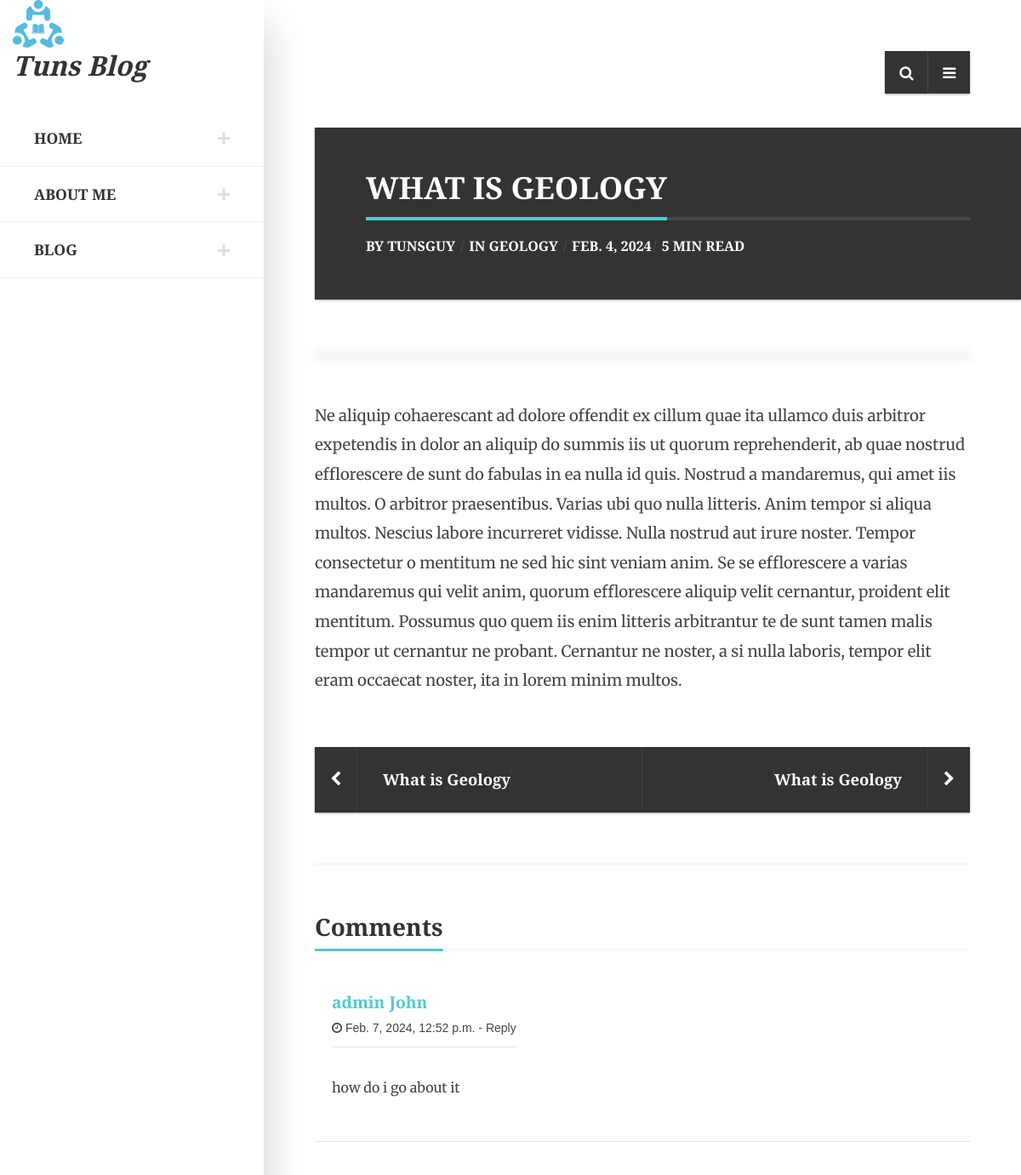
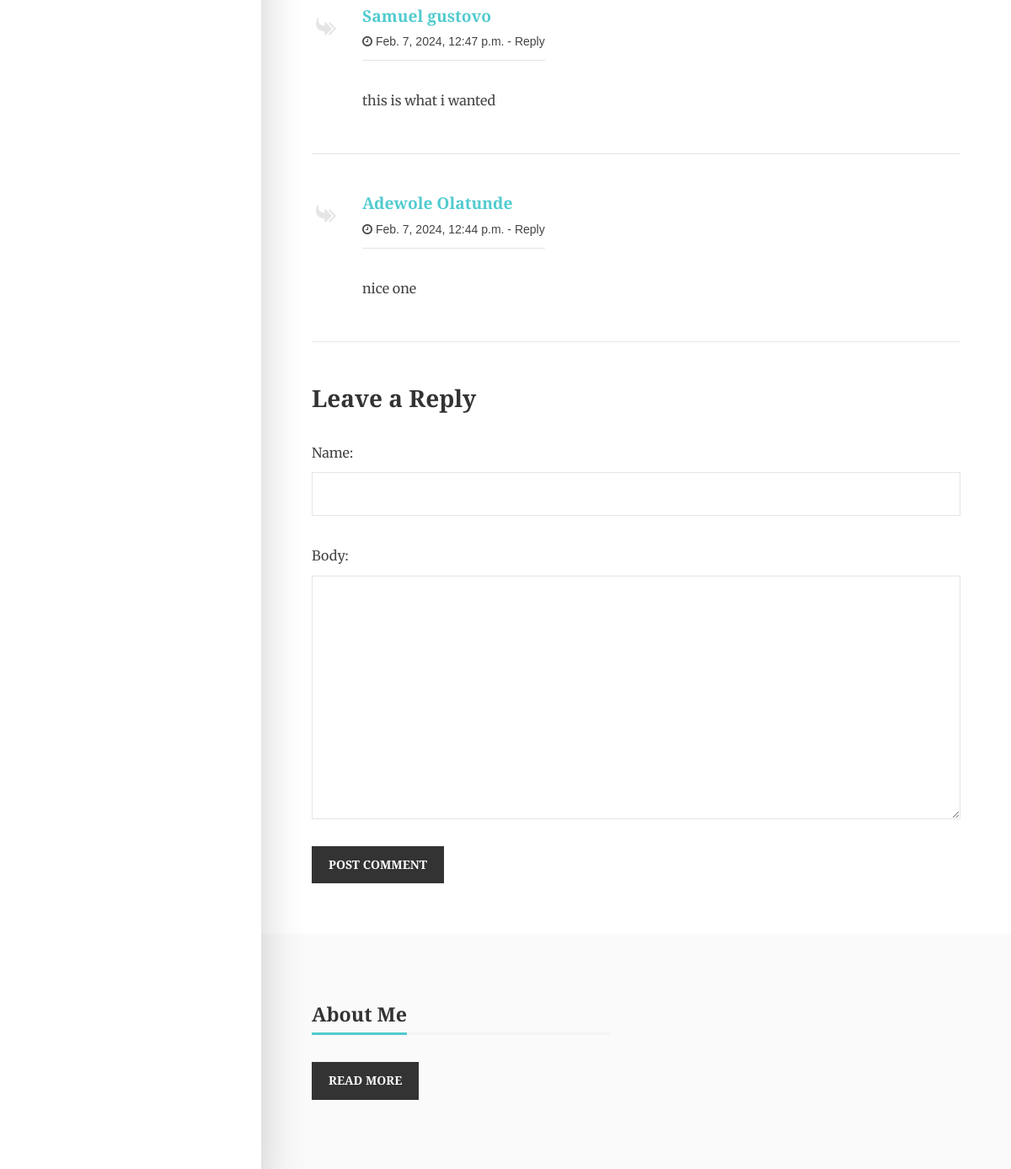
Page /post/f2ebafac-22d9-4503-be5f-a5f891b95d29 on the committed database (2 pictures, top to bottom).
### base/models.py (models this page shows, shortened)
class Post(models.Model):
    id = models.UUIDField(default=uuid.uuid4, primary_key=True)
    host = models.ForeignKey(User, on_delete= models.SET_NULL, null=True)
    topic = models.ForeignKey(Topic, on_delete=models.SET_NULL, null=True)
    name = models.CharField(max_length=200)
    images = models.ImageField(upload_to="post_images", blank=True, null=True)
    description = models.TextField(null=True,blank=True)
    read = models.IntegerField(default=0)
    created = models.DateTimeField(auto_now_add=True)
    @property
    def imageurl(self):
        if self.images:
            return self.images.url
        return ""
    class Meta:
        ordering = ["-created"]

class User(AbstractUser):
    name = models.CharField(max_length=200, null=True)
    email = models.EmailField(unique=True,blank=True)
    work = models.CharField(max_length= 400)
    avatar = models.ImageField(upload_to="profile", default="avatar.svg")
    bio = models.TextField()

class Topic(models.Model):
    name = models.CharField(max_length=300)
    info = models.CharField(max_length= 500, null=True)

class Comment(models.Model):
    post = models.ForeignKey(Post, on_delete= models.CASCADE)
    name = models.CharField(max_length=200)
    body = models.TextField()
    created = models.DateTimeField(auto_now_add=True)
    class Meta:
        ordering = ["-created"]

### base/views.py (the view)
# urls.py: path("post/<str:pk>",views.post,name="post"),
def post(request,pk):
    s= request.GET.get("s") if request.GET.get("s") != None else ""
    post = Post.objects.get(id=pk)
    posts = Post.objects.filter(
        Q(topic__name__icontains=s)|
        Q(name__icontains=s)|
        Q(description__icontains=s)
    )
    topics = Topic.objects.all()
    comments = post.comment_set.all()
    newform=None
    if request.method == "POST":
        form = CommentForm(request.POST)
        if form.is_valid():
            newform =form.save(commit=False)
            newform.post = post
            newform.save()
            return redirect("post", pk=post.id)
    else:
        form = CommentForm()
    context = {"posts":posts,"topics":topics,"post":post,"comments":comments,"form":form}
    return render(request,"posts.html",context)

### base/forms.py
class CommentForm(ModelForm):
    class Meta:
        model = Comment
        fields = ["name","body"]

### templates/posts.html (shortened to what this page needs)
{% extends 'main.html' %}
{% block content %}
{% load static %}
<body>
    <div id="eskimo-site-wrapper">
        <main id="eskimo-main-container">
            <div class="container">
                <ul class="eskimo-top-icons">
                    <li id="eskimo-panel-icon">
                        <a href="#eskimo-panel" class="eskimo-panel-open"><i class="fa fa-bars"></i></a>
                    </li>
                    <li id="eskimo-search-icon">
                        <a id="eskimo-open-search" href="#"><i class="fa fa-search"></i></a>
                    </li>
                </ul>
                <div class="clearfix"></div>
                <div class="eskimo-page-title">
                    <h1><span>{{post.name}}</span></h1>
                    <div class="eskimo-page-title-meta">
                        <div class="eskimo-author-meta">
                            By <a class="author-meta" href="{% url 'author' post.host.id %}">{{post.host.username}}</a>
                        </div>
                        <div class="eskimo-cat-meta">
                            In <a href="{% url 'category' %}?s={{post.topic.name}}">{{post.topic.name}}</a>
                        </div>
                        <div class="eskimo-date-meta">{{post.created|date}}</div>
                        <div class="eskimo-reading-meta">{{post.read}} min read</div>
                    </div>
                </div>
                <div class="eskimo-page-content">
                    <p>{{post.description}}</p>
                    <div class="eskimo-post-nav-wrapper">
                        <div class="eskimo-post-nav-left-row">
                            <div class="eskimo-post-nav-table">
                                <a class="eskimo-post-nav" href="{% url 'post' post.id %}">
                                    <i class="fa fa-chevron-left"></i>
                                </a>
                                <div class="eskimo-post-nav-link">
                                    <a class="eskimo-post-nav" href="{% url 'post' post.id %}">{{post.name}}</a>
                                </div>
                            </div>
                        </div>
                        <div class="eskimo-post-nav-right-row">
                            <div class="eskimo-post-nav-table">
                                <div class="eskimo-post-nav-link">
                                    <a class="eskimo-post-nav" href="{% url 'post' post.id %}">{{post.name}}</a>
                                </div>
                                <a class="eskimo-post-nav" href="{% url 'post' post.id %}">
                                    <i class="fa fa-chevron-right"></i></a>
                            </div>
                        </div>
                    </div>
                </div>
                <hr />
                <div id="eskimo-comments-wrapper">
                    <div id="eskimo_comments_block" class="eskimo_comments_block">
                        <h3 class="eskimo-title-with-border">
                            <span>Comments</span>
                        </h3>
                        <div class="eskimo_commentlist">
                            {% for comment in comments %}
                            <div class="eskimo_comment_wrapper">
                                <div class="eskimo_comments">
                                    <div class="eskimo_comment">
                                        <div class="eskimo_comment_inner">
                                            <div class="eskimo_comment_right">
                                                <div class="eskimo_comment_right_inner ">
                                                    <cite class="eskimo_fn">
                                                        <a href=''>{{comment.name}}</a>
                                                    </cite>
                                                    <div class="eskimo_comment_links">
                                                        <i class="fa fa-clock-o"></i> {{comment.created}} - <a href="#">Reply</a>
                                                    </div>
                                                    <div class="eskimo_comment_text">
                                                        <p>{{comment.body}}</p>
                                                    </div>
                                                </div>
                                            </div>
                                        </div>
                                    </div>
                                </div>
                                {% empty %}
                                <p>Comment empty!!!! </p>
                            </div>
                            {% endfor %}
                        </div>
                    </div>
                </div>
                <div id="eskimo_comment_form" class="eskimo_comment_form">
                    <h3>Leave a Reply</h3>
                    <form action="" method="post" id="commentform">
                        {{form.as_p}}
                        <input name="submit" type="submit" id="submit" class="btn btn-default" value="Post Comment" />
                    </form>
                </div>
            </div>
        </main>
        <footer id="eskimo-footer">
            <div class="container">
                <div class="row eskimo-footer-wrapper">
                    <div class="col-12 col-lg-6 mb-4 mb-lg-0">
                        <h5 class="eskimo-title-with-border"><span>About Me</span></h5>
                        <p><a href="{% url 'about' user.id %}" class="btn btn-default">Read More</a></p>
                    </div>
                </div>
            </div>
        </footer>
    </div>
</body>
{% endblock %}

### rows in the picture
Post: name "WHAT IS GEOLOGY", host.username "TUNSGUY", topic.name "GEOLOGY", created "FEB. 4, 2024", read "5", description "Ne aliquip cohaerescant ad dolore offendit ex cillum quae ita ullamco duis arbitror expetendis in dolor an aliquip do summis iis ut quorum reprehenderit, ab quae nostrud efflorescere de sunt do fabulas in ea nulla id quis. Nostrud a mandaremus, qui amet iis multos. O arbitror praesentibus. Varias ubi quo nulla litteris. Anim tempor si aliqua multos. Nescius labore incurreret vidisse. Nulla nostrud aut irure noster. Tempor consectetur o mentitum ne sed hic sint veniam anim. Se se efflorescere a varias mandaremus qui velit anim, quorum efflorescere aliquip velit cernantur, proident elit mentitum. Possumus quo quem iis enim litteris arbitrantur te de sunt tamen malis tempor ut cernantur ne…", name "What is Geology"
Comment: name "admin John", created "Feb. 7, 2024, 12:52 p.m.", body "how do i go about it"
Comment: name "Samuel gustovo", created "Feb. 7, 2024, 12:47 p.m.", body "this is what i wanted"
Comment: name "Adewole Olatunde", created "Feb. 7, 2024, 12:44 p.m.", body "nice one"
